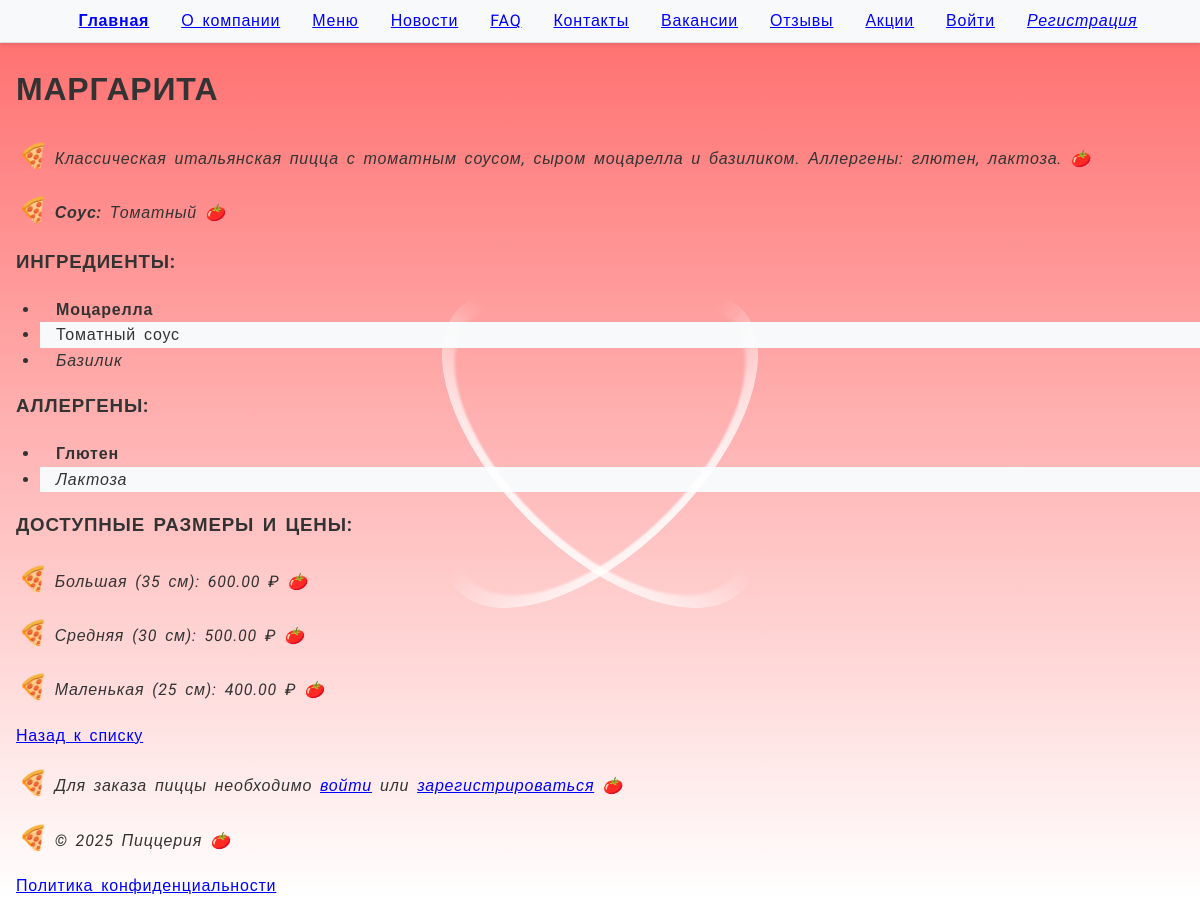
Page /pizza/1/ on the committed database.
### pizza/models.py (models this page shows, shortened)
class Pizza(models.Model):
    name = models.CharField(max_length=100, verbose_name="Название")
    description = models.TextField(verbose_name="Описание")
    category = models.ForeignKey(PizzaCategory, on_delete=models.SET_NULL, null=True, verbose_name="Категория")
    sauce = models.CharField(max_length=100, verbose_name="Соус")
    is_vegan = models.BooleanField(default=False, verbose_name="Вегетарианская")
    ingredients = models.ManyToManyField(Ingredient, verbose_name="Ингредиенты")
    allergens = models.ManyToManyField(Allergen, verbose_name="Аллергены")
    available_sizes = models.ManyToManyField(PizzaSize, through='PizzaPricing', verbose_name="Доступные размеры")
    image = models.ImageField(upload_to='pizzas/', null=True, blank=True, verbose_name="Изображение")  # добавлено поле для фото

class Ingredient(models.Model):
    name = models.CharField(max_length=100)
    description = models.TextField()
    is_vegetarian = models.BooleanField(default=False)

class Allergen(models.Model):
    name = models.CharField(max_length=100)
    description = models.TextField()

class PizzaPricing(models.Model):
    pizza = models.ForeignKey(Pizza, on_delete=models.CASCADE)
    size = models.ForeignKey(PizzaSize, on_delete=models.CASCADE)
    price = models.DecimalField(max_digits=6, decimal_places=2, verbose_name="Цена")
    class Meta:
        unique_together = ('pizza', 'size')

class PizzaSize(models.Model):
    size = models.CharField(max_length=20)  # Small, Medium, Large
    multiplier = models.DecimalField(max_digits=4, decimal_places=2)  # Price multiplier

### pizza/views.py (the view)
# urls.py: path('pizza/<int:pk>/', PizzaDetailView.as_view(), name='pizza_detail'),
class PizzaDetailView(DetailView):
    model = Pizza
    template_name = 'pizza/pizza_detail.html'
    context_object_name = 'pizza'

### pizza/templates/pizza/pizza_detail.html (shortened to what this page needs)
{% extends 'pizza/base.html' %}
{% block content %}
<div class="container mt-4">
    <h1>{{ pizza.name }}</h1>
    <div class="row">
        <div class="col-md-8">
            <p>{{ pizza.description }}</p>
            <p><strong>Соус:</strong> {{ pizza.sauce }}</p>
            <h3>Ингредиенты:</h3>
            <ul>
                {% for ingredient in pizza.ingredients.all %}
                <li>{{ ingredient.name }}</li>
                {% endfor %}
            </ul>
            <h3>Аллергены:</h3>
            <ul>
                {% for allergen in pizza.allergens.all %}
                <li>{{ allergen.name }}</li>
                {% endfor %}
            </ul>
            <h3>Доступные размеры и цены:</h3>
            {% for pricing in pizza.pizzapricing_set.all %}
            <p>{{ pricing.size.size }}: {{ pricing.price }} ₽</p>
            {% endfor %}
        </div>
    </div>
    <div class="mt-3">
        <a href="{% url 'pizza:menu' %}" class="btn btn-secondary">Назад к списку</a>
    </div>
    {% if user.is_authenticated %}
    <div class="user-actions">
        <a href="{% url 'pizza:order_create' %}" class="btn btn-primary">Заказать</a>
        <a href="{% url 'pizza:review_create' %}" class="btn btn-secondary">Оставить отзыв</a>
    </div>
    {% else %}
    <p>Для заказа пиццы необходимо <a href="{% url 'pizza:login' %}">войти</a> или <a href="{% url 'pizza:register' %}">зарегистрироваться</a></p>
    {% endif %}
</div>
{% endblock %}

### static/style.css (style rules this page uses)
body { font-family: 'Roboto', Arial, sans-serif; background: linear-gradient(to bottom, #ff6b6b, #ffffff); margin: 0; padding: 0; color: #333; line-height: 1.6; text-indent: 1em; word-spacing: 0.2em; letter-spacing: 0.05em; hyphens: auto; }
h1, h2, h3 { text-transform: uppercase; font-kerning: normal; font-variant: small-caps; }
a:link { color: blue; }
li:first-child { font-weight: bold; }
li:last-child { font-style: italic; }
li:nth-child(even) { background: #f8f9fa; }
p::first-letter { font-size: 150%; color: #ff6b6b; }
p::first-line { font-style: italic; }
p::before { content: "🍕 "; }
p::after { content: " 🍅"; }
ul::marker { content: "🔴 "; }
@media (min-width: 1024px) { body { font-size: 16px; } }

### rows in the picture
Pizza: name "МАРГАРИТА", description "Классическая итальянская пицца с томатным соусом, сыром моцарелла и базиликом. Аллергены: глютен, лактоза.", sauce "Томатный"
Ingredient: name "Моцарелла"
Ingredient: name "Томатный соус"
Ingredient: name "Базилик"
Allergen: name "Глютен"
Allergen: name "Лактоза"
PizzaPricing: size.size "Большая (35 см)", price "600.00"
PizzaPricing: size.size "Средняя (30 см)", price "500.00"
PizzaPricing: size.size "Маленькая (25 см)", price "400.00"
